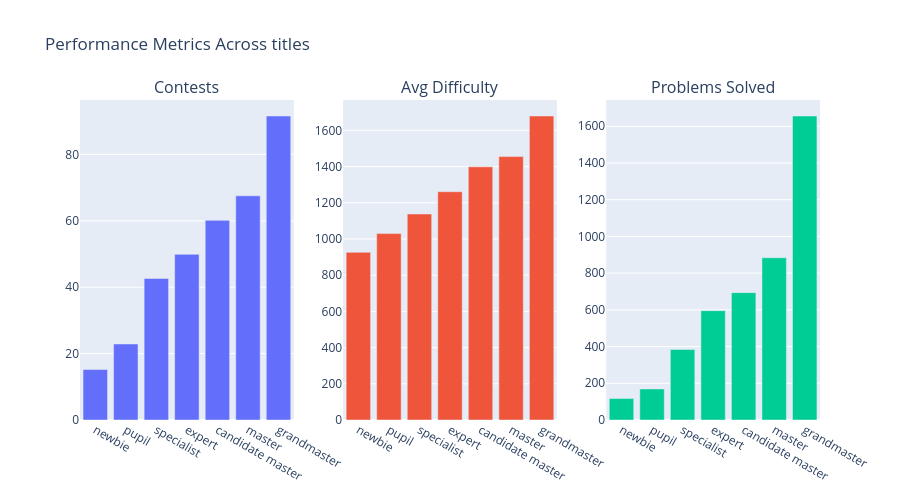

The cell this chart's notebook holds for it:
### Code cell
summary = df.groupby('title').agg({
    'contest_count': ['mean', 'median'],
    'avg_difficulty': ['mean', 'median'],
    'total_problems_solved': ['mean', 'median'],
    'rating': 'count'  # user count
}).round(0)

print(summary)

# Create side-by-side bars
fig = make_subplots(
    rows=1, cols=3,
    subplot_titles=("Contests", "Avg Difficulty", "Problems Solved")
)

title_order = ['newbie', 'pupil', 'specialist', 'expert', 'candidate master', 'master', 'grandmaster']
summary_sorted = df.groupby('title')[['contest_count', 'avg_difficulty', 'total_problems_solved']].mean().loc[title_order]

for i, col in enumerate(['contest_count', 'avg_difficulty', 'total_problems_solved'], 1):
    fig.add_trace(
        go.Bar(x=summary_sorted.index, y=summary_sorted[col], name=col, showlegend=False),
        row=1, col=i
    )

fig.update_layout(title_text="Performance Metrics Across titles", height=500)
fig.show()

### Figure 1 — Plotly figure (JSON) as saved in the notebook; plotly's stock layout.template omitted (floating-point values rounded to 4 significant figures)
{"data": [{"name": "contest_count", "showlegend": false, "type": "bar", "x": ["newbie", "pupil", "specialist", "expert", "candidate master", "master", "grandmaster"], "xaxis": "x", "y": [15.2, 22.9, 42.64, 49.9, 60.14, 67.54, 91.58], "yaxis": "y"}, {"name": "avg_difficulty", "showlegend": false, "type": "bar", "x": ["newbie", "pupil", "specialist", "expert", "candidate master", "master", "grandmaster"], "xaxis": "x2", "y": [926.1, 1030.0, 1138.0, 1261.0, 1399.0, 1455.0, 1679.0], "yaxis": "y2"}, {"name": "total_problems_solved", "showlegend": false, "type": "bar", "x": ["newbie", "pupil", "specialist", "expert", "candidate master", "master", "grandmaster"], "xaxis": "x3", "y": [116.8, 169.2, 384.0, 595.6, 693.9, 884.0, 1656.0], "yaxis": "y3"}], "layout": {"annotations": [{"font": {"size": 16}, "showarrow": false, "text": "Contests", "x": 0.1444, "xanchor": "center", "xref": "paper", "y": 1, "yanchor": "bottom", "yref": "paper"}, {"font": {"size": 16}, "showarrow": false, "text": "Avg Difficulty", "x": 0.5, "xanchor": "center", "xref": "paper", "y": 1, "yanchor": "bottom", "yref": "paper"}, {"font": {"size": 16}, "showarrow": false, "text": "Problems Solved", "x": 0.8556, "xanchor": "center", "xref": "paper", "y": 1, "yanchor": "bottom", "yref": "paper"}], "height": 500, "title": {"text": "Performance Metrics Across titles"}, "xaxis": {"anchor": "y", "domain": [0, 0.2889]}, "xaxis2": {"anchor": "y2", "domain": [0.3556, 0.6444]}, "xaxis3": {"anchor": "y3", "domain": [0.7111, 1]}, "yaxis": {"anchor": "x", "domain": [0, 1]}, "yaxis2": {"anchor": "x2", "domain": [0, 1]}, "yaxis3": {"anchor": "x3", "domain": [0, 1]}}}
